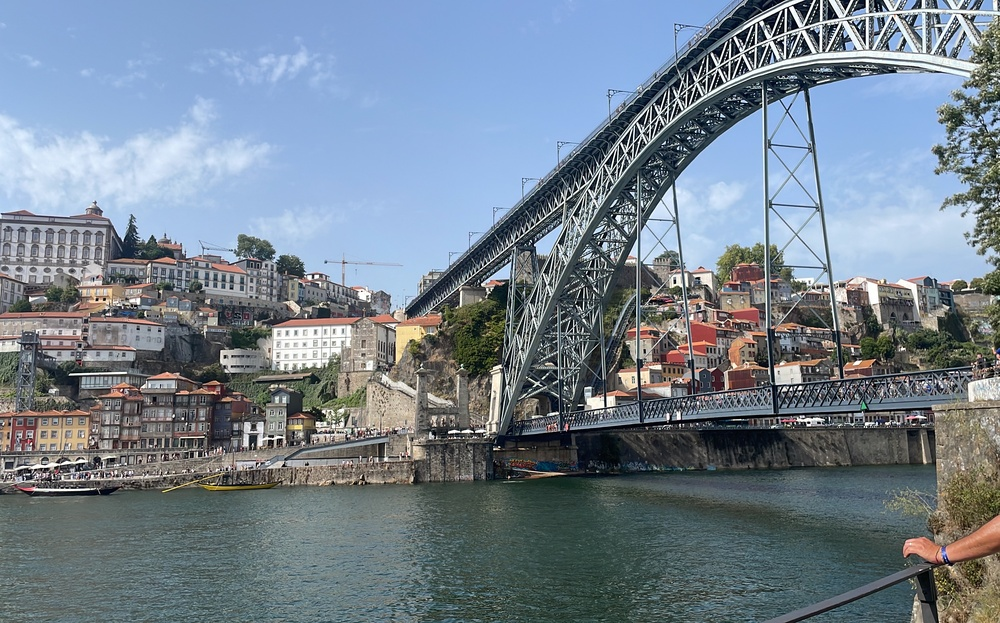
#> input picture ejercicioscapitulo5/imagenbordes.jpg, 1000 x 623 px, shrunk from 3468 x 2159 before the run
$ python filtro_ideal_alto.py
#> lines starting #> are read from the running program, lines starting #| are printed output that depends on the picture; after the words box and inside, x2 and y2 are one past the last pixel; in counts of white or black regions, pixels touching at a corner belong together
#filtro_ideal_alto.py
import cv2
import matplotlib.pyplot as plt
import numpy as np

img = cv2.imread('imagenbordes.jpg', 0)
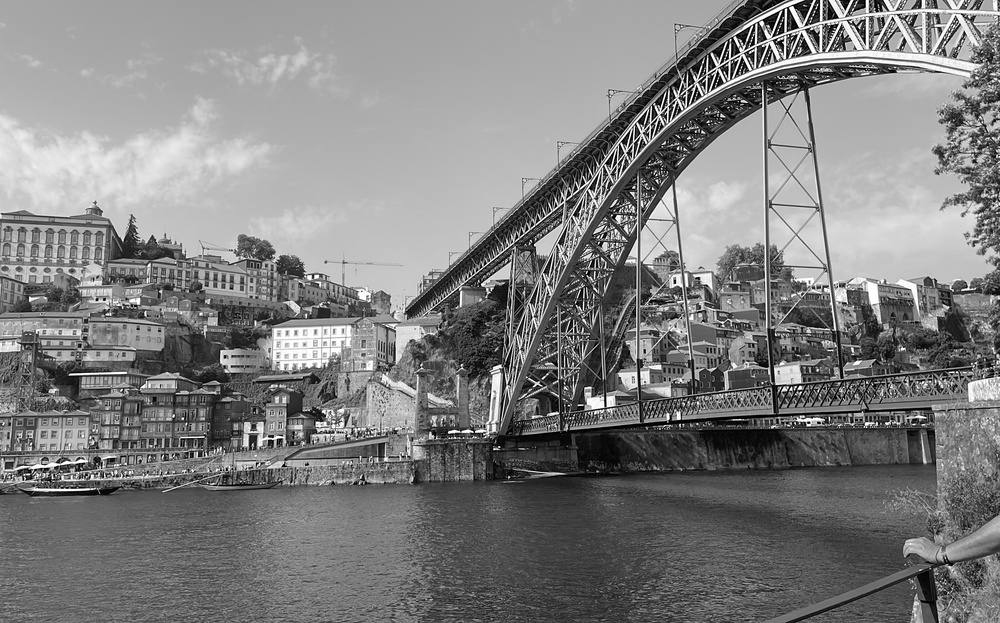
#> img: shape (623, 1000); min 0, max 255, mean 127.5
rows, cols = img.shape
#> rows = 623; cols = 1000
crow, ccol = rows // 2 , cols // 2
#> crow = 311; ccol = 500

# Ir al dominio de la frecuencia
f = np.fft.fft2(img)
fshift = np.fft.fftshift(f)
#  Crear la Máscara Ideal de Paso ALTO
mask = np.ones((rows, cols), np.uint8)
d0 = 30
# Dibujamos un círculo de CEROS en el centro (negro/bloquea el centro)
cv2.circle(mask, (ccol, crow), d0, 0, -1)
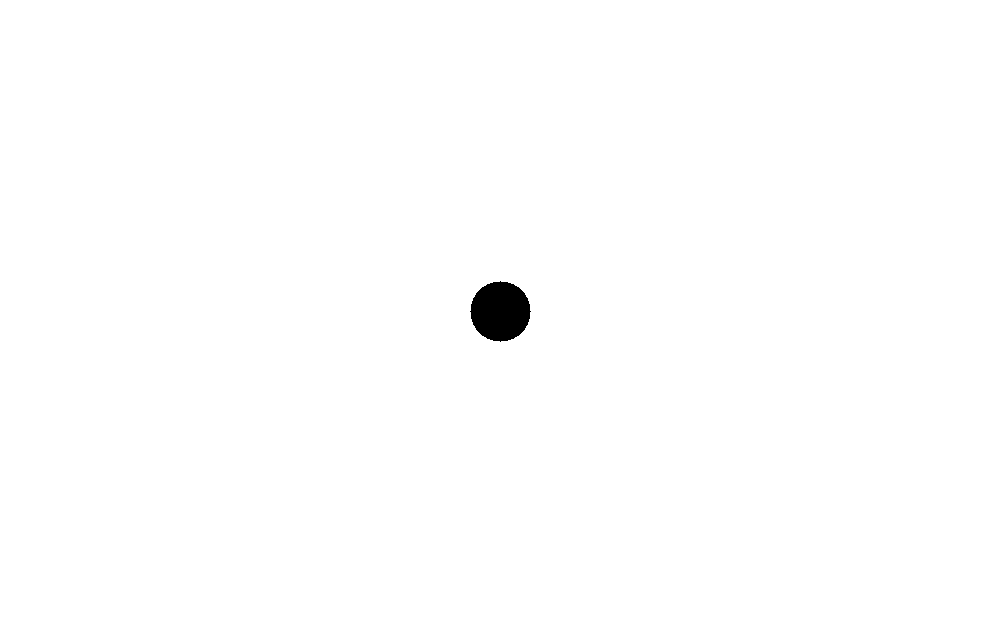
#> mask: shape (623, 1000); values 0 (black) and 1 (white), 99.5% white; 1 black region, box (x1, y1, x2, y2) and area: (470, 281, 531, 342) 2821
# Aplicar máscara y volver al dominio del espacio
fshift_filtrado = fshift * mask
img_back = np.abs(np.fft.ifft2(np.fft.ifftshift(fshift_filtrado)))
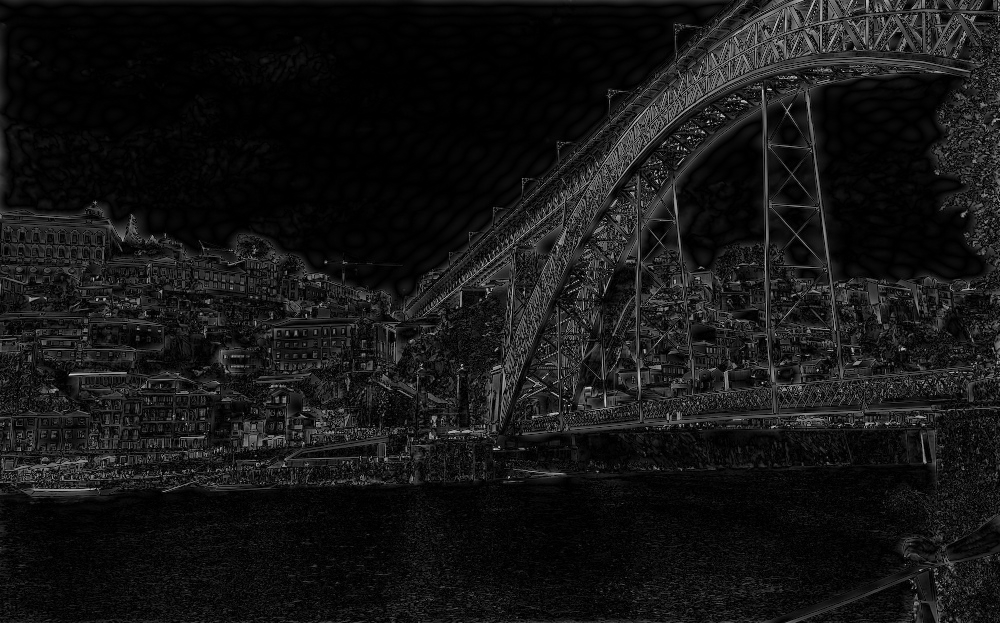
#> img_back: shape (623, 1000) float64; min 1.3e-05, max 212.7, mean 21.6

fig, (ax1, ax2, ax3) = plt.subplots(1, 3, figsize=(18, 6))

ax1.imshow(img, cmap='gray')
ax1.set_title('Original')
ax1.axis('off')
ax2.imshow(mask, cmap='gray')
ax2.set_title(f'Máscara Paso Alto (D0={d0})')
ax2.axis('off')
ax3.imshow(img_back, cmap='gray')
ax3.set_title('Imagen Filtrada (Solo Bordes)')
ax3.axis('off')

plt.tight_layout()
plt.show()
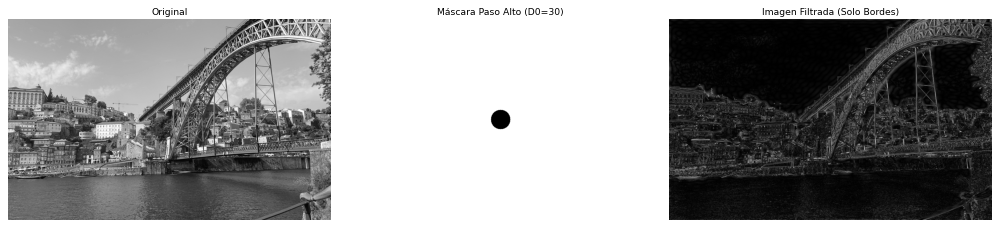
#> figure drawn by matplotlib, 3 panels

$ run again, with ejercicioscapitulo5/imagen.jpg copied over ejercicioscapitulo5/imagenbordes.jpg
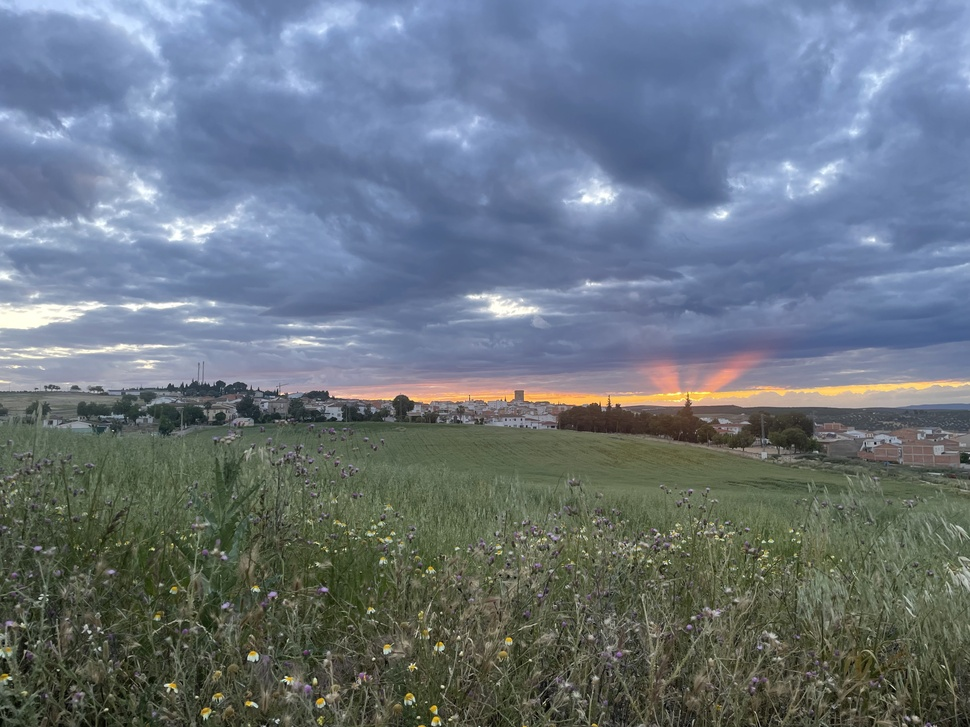
#> input picture ejercicioscapitulo5/imagen.jpg, 970 x 727 px, shrunk from 4032 x 3024 before the run
#> mask: shape (727, 970); values 0 (black) and 1 (white), 99.6% white; 1 black region, box (x1, y1, x2, y2) and area: (455, 333, 516, 394) 2821
#> `img_back = np.abs(np.fft.ifft2(np.fft.ifftshift(fshift_filtrado)))`:
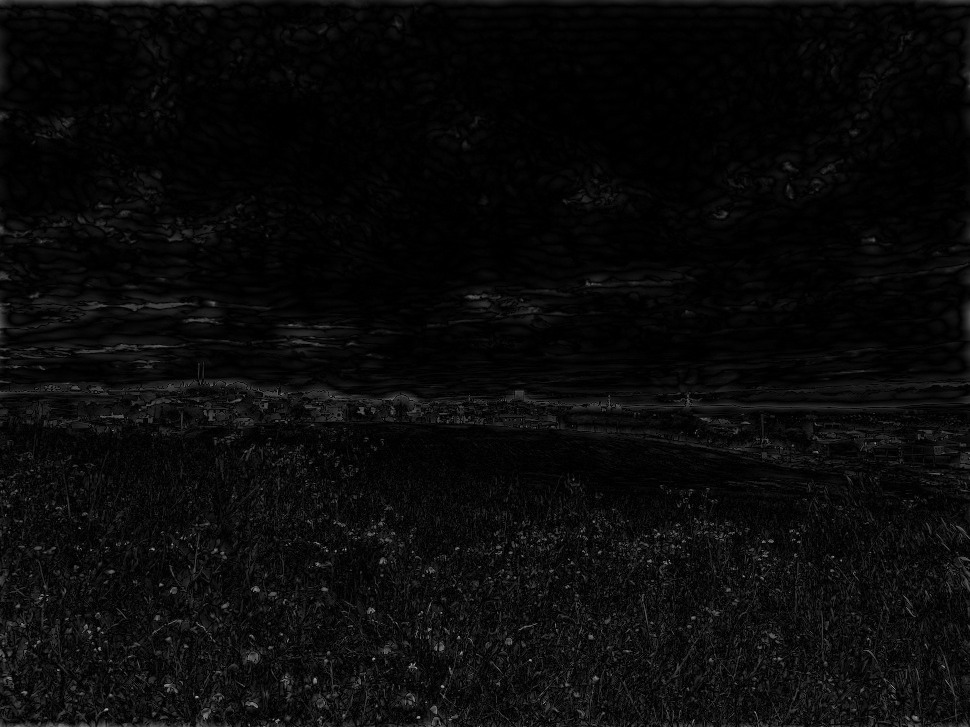
#> img_back: shape (727, 970) float64; min 3.3e-06, max 170.3, mean 10.4
#> `plt.show()`:
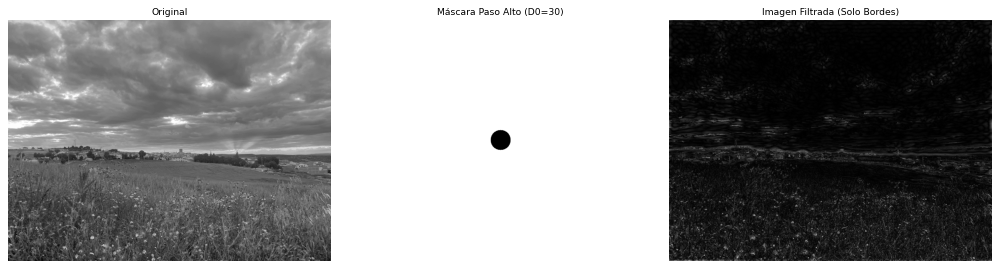
#> figure drawn by matplotlib, 3 panels
